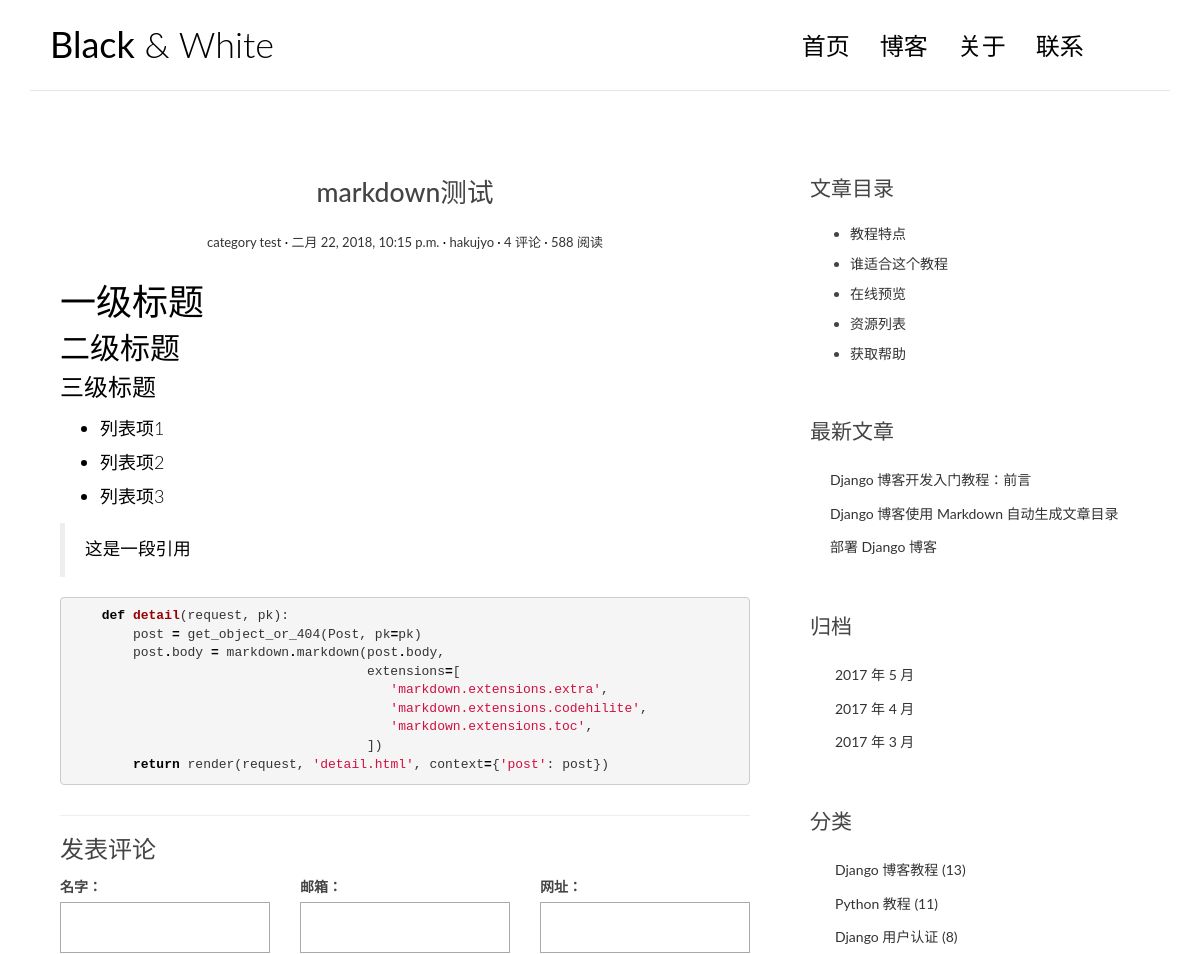
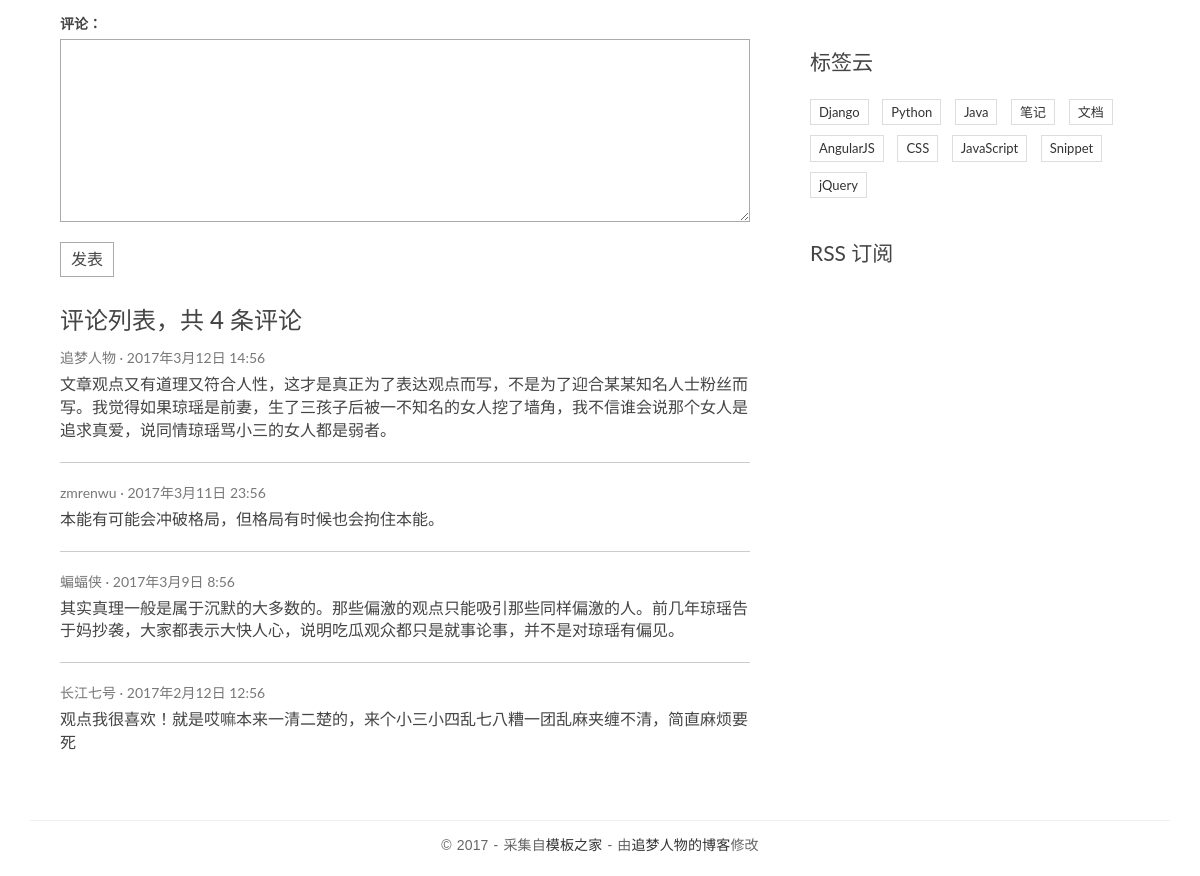
Screenshot of /post/3/ with the database file from the repository (2 pictures, top to bottom).
### blog/models.py (models this page shows, shortened)
@python_2_unicode_compatible
class Post(models.Model):
    title = models.CharField(max_length=70)
    body = models.TextField()
    created_time = models.DateTimeField()
    modified_time = models.DateTimeField()
    excerpt = models.CharField(max_length=200, blank=True)
    category = models.ForeignKey(Category, on_delete=models.CASCADE,)
    tags = models.ManyToManyField(Tag, blank=True)
    author = models.ForeignKey(User, on_delete=models.CASCADE,)

class Category(models.Model):
    name = models.CharField(max_length=100)

### blog/views.py (the view)
# urls.py: url(r'^post/(?P<pk>[0-9]+)/$', views.detail, name='detail'),
def detail(request, pk):
    post = get_object_or_404(Post, pk=pk)
    post.body = markdown.markdown(post.body,
                                  extensions=[
                                     'markdown.extensions.extra',
                                     'markdown.extensions.codehilite',
                                     'markdown.extensions.toc',
                                  ])
    return render(request, 'detail.html', context={'post': post})

### blog/templates/detail.html
{% extends 'base.html' %}
{% block main %}
    <article class="post post-{{ post.pk }}">
      <header class="entry-header">
        <h1 class="entry-title">{{ post.title }}</h1>
        <div class="entry-meta">
          <span class="post-category"><a href="#">{{ post.category.name }}</a></span>
          <span class="post-date"><a href="#"><time class="entry-date"
                                                    datetime="{{ post.created_time }}">{{ post.created_time }}</time></a></span>
          <span class="post-author"><a href="#">{{ post.author }}</a></span>
          <span class="comments-link"><a href="#">4 评论</a></span>
          <span class="views-count"><a href="#">588 阅读</a></span>
        </div>
      </header>
      <div class="entry-content clearfix">
        {{ post.body|safe }}
      </div>
    </article>
    <section class="comment-area" id="comment-area">
        <hr>
        <h3>发表评论</h3>
        <form action="#" method="post" class="comment-form">
            <div class="row">
                <div class="col-md-4">
                    <label for="id_name">名字：</label>
                    <input type="text" id="id_name" name="name" required>
                </div>
                <div class="col-md-4">
                    <label for="id_email">邮箱：</label>
                    <input type="email" id="id_email" name="email" required>
                </div>
                <div class="col-md-4">
                    <label for="id_url">网址：</label>
                    <input type="text" id="id_url" name="url">
                </div>
                <div class="col-md-12">
                    <label for="id_comment">评论：</label>
                    <textarea name="comment" id="id_comment" required></textarea>
                    <button type="submit" class="comment-btn">发表</button>
                </div>
            </div>
        </form>
        <div class="comment-list-panel">
            <h3>评论列表，共 <span>4</span> 条评论</h3>
            <ul class="comment-list list-unstyled">
                <li class="comment-item">
                    <span class="nickname">追梦人物</span>
                    <time class="submit-date" datetime="2012-11-09T23:15:57+00:00">2017年3月12日 14:56</time>
                    <div class="text">
                        文章观点又有道理又符合人性，这才是真正为了表达观点而写，不是为了迎合某某知名人士粉丝而写。我觉得如果琼瑶是前妻，生了三孩子后被一不知名的女人挖了墙角，我不信谁会说那个女人是追求真爱，说同情琼瑶骂小三的女人都是弱者。
                    </div>
                </li>
                <li class="comment-item">
                    <span class="nickname">zmrenwu</span>
                    <time class="submit-date" datetime="2012-11-09T23:15:57+00:00">2017年3月11日 23:56</time>
                    <div class="text">
                        本能有可能会冲破格局，但格局有时候也会拘住本能。
                    </div>
                </li>
                <li class="comment-item">
                    <span class="nickname">蝙蝠侠</span>
                    <time class="submit-date" datetime="2012-11-09T23:15:57+00:00">2017年3月9日 8:56</time>
                    <div class="text">
                        其实真理一般是属于沉默的大多数的。那些偏激的观点只能吸引那些同样偏激的人。前几年琼瑶告于妈抄袭，大家都表示大快人心，说明吃瓜观众都只是就事论事，并不是对琼瑶有偏见。
                    </div>
                </li>
                <li class="comment-item">
                    <span class="nickname">长江七号</span>
                    <time class="submit-date" datetime="2012-11-09T23:15:57+00:00">2017年2月12日 12:56</time>
                    <div class="text">
                        观点我很喜欢！就是哎嘛本来一清二楚的，来个小三小四乱七八糟一团乱麻夹缠不清，简直麻烦要死
                    </div>
                </li>
            </ul>
        </div>
    </section>
{% endblock main %}
{% block toc %}
    <div class="widget widget-content">
        <h3 class="widget-title">文章目录</h3>
        <ul>
            <li>
                <a href="#">教程特点</a>
            </li>
            <li>
                <a href="#">谁适合这个教程</a>
            </li>
            <li>
                <a href="#">在线预览</a>
            </li>
            <li>
                <a href="#">资源列表</a>
            </li>
            <li>
                <a href="#">获取帮助</a>
            </li>
        </ul>
    </div>
{% endblock toc %}

### blog/static/blog/css/custom.css (style rules this page uses)
* { outline: none; }
h1, h2, h3, h4, h5, h6 { margin-top: 0; }
a { color: #333; }
body { color: #444; font-family: 'Lato', sans-serif; }
p { font-family: 'Ubuntu', sans-serif; font-weight: 400; word-spacing: 1px; letter-spacing: 0.01em; }
.post { background: #fff; padding: 30px 30px 0; }
.entry-title { text-align: center; font-size: 1.9em; margin-bottom: 20px; line-height: 1.6; padding: 10px 20px 0; }
.entry-meta { text-align: center; color: #DDDDDD; font-size: 13px; margin-bottom: 30px; }
.entry-content { font-size: 18px; line-height: 1.9; font-weight: 300; color: #000; }
.post-category::after, .post-date::after, .post-author::after, .comments-link::after { content: ' ·'; color: #000; }
.widget { background: #fff; padding: 30px 0 0; }
.widget-title { font-size: 1.5em; margin-bottom: 20px; line-height: 1.6; padding: 10px 0 0; font-weight: 400; }
.widget-content ul li { margin-bottom: 10px; }
.contact-form input, .comment-form input { border: 1px solid #aaa; margin-bottom: 15px; width: 100%; padding: 15px 15px; font-size: 16px; line-height: 100%; transition: 0.4s border-color linear; }
.contact-form textarea, .comment-form textarea { border: 1px solid #aaa; margin-bottom: 15px; width: 100%; padding: 15px 15px; font-size: 16px; line-height: 20px !important; min-height: 183px; transition: 0.4s border-color linear; }
.comment-area { padding: 0 30px 0; }
.comment-form { margin-top: 15px; }
.comment-form .comment-btn { background-color: #fff; border: 1px solid #aaa; font-size: 16px; padding: 5px 10px; }
.comment-list-panel { margin-top: 30px; }
.comment-list { margin-top: 15px; }
.comment-item:not(:last-child) { border-bottom: 1px #ccc solid; margin-bottom: 20px; padding-bottom: 20px; }
.comment-item .nickname, .comment-item .submit-date { color: #777; font-size: 14px; }
.comment-item .nickname:after { content: ' ·'; }
.comment-item .text { padding-top: 5px; font-size: 16px; }

### blog/static/blog/css/highlights/github.css (style rules this page uses)
.codehilite .k { color: #000000; font-weight: bold }
.codehilite .o { color: #000000; font-weight: bold }
.codehilite .nf { color: #990000; font-weight: bold }
.codehilite .w { color: #bbbbbb }
.codehilite .s1 { color: #d01040 }

### rows the page displays
Post: title "markdown测试", category.name "category test", created_time "二月 22, 2018, 10:15 p.m.", author "hakujyo", body "一级标题 二级标题 三级标题 列表项1 列表项2 列表项3 这是一段引用 def detail ( request , pk ): post = get_object_or_404 ( Post , pk = pk ) post . body = markdown . markdown ( post . body , extensions = [ 'markdown.extensions.extra' , 'markdown.extensions.codehilite' , 'markdown.extensions.toc' , ]) return render ( request , 'detail.html' , context = { 'post' : post })"
